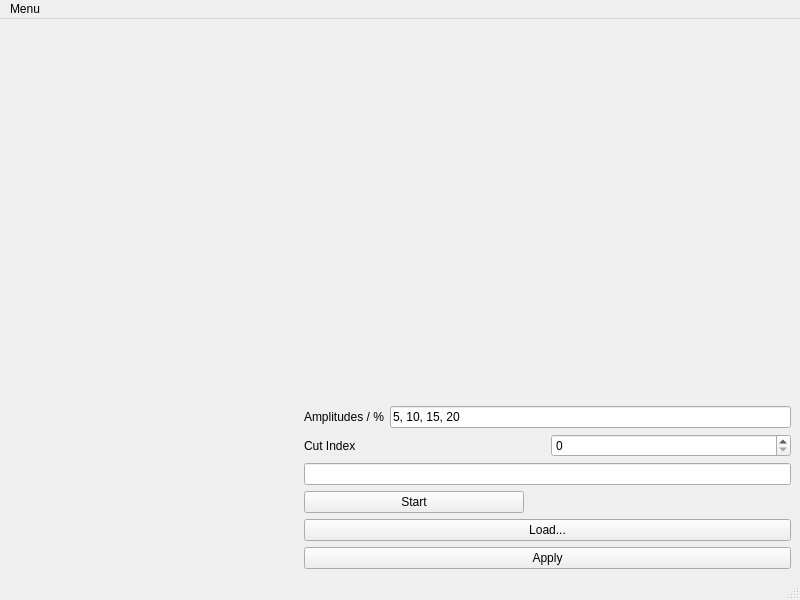
<?xml version="1.0" encoding="UTF-8"?>
<ui version="4.0">
 <class>MainWindow</class>
 <widget class="QMainWindow" name="MainWindow">
  <property name="geometry">
   <rect>
    <x>0</x>
    <y>0</y>
    <width>800</width>
    <height>600</height>
   </rect>
  </property>
  <property name="windowTitle">
   <string>MainWindow</string>
  </property>
  <widget class="QWidget" name="centralwidget">
   <layout class="QGridLayout" name="gridLayout">
    <item row="0" column="0">
     <layout class="QVBoxLayout" name="verticalLayout_3">
      <item>
       <widget class="GraphicsLayoutWidget" name="centre_of_mass_with_phase_plot" native="true">
        <property name="minimumSize">
         <size>
          <width>289</width>
          <height>169</height>
         </size>
        </property>
       </widget>
      </item>
      <item>
       <widget class="GraphicsLayoutWidget" name="processed_image_plot" native="true">
        <property name="minimumSize">
         <size>
          <width>289</width>
          <height>170</height>
         </size>
        </property>
       </widget>
      </item>
     </layout>
    </item>
    <item row="0" column="1">
     <layout class="QVBoxLayout" name="verticalLayout_4">
      <item>
       <widget class="MatplotlibCanvas" name="final_calibration_plot" native="true">
        <property name="minimumSize">
         <size>
          <width>289</width>
          <height>170</height>
         </size>
        </property>
       </widget>
      </item>
      <item>
       <widget class="MatplotlibCanvas" name="zero_crossing_extraction_plot" native="true">
        <property name="minimumSize">
         <size>
          <width>289</width>
          <height>170</height>
         </size>
        </property>
       </widget>
      </item>
      <item>
       <layout class="QHBoxLayout" name="horizontalLayout">
        <item>
         <widget class="QLabel" name="label">
          <property name="text">
           <string>Amplitudes / %</string>
          </property>
         </widget>
        </item>
        <item>
         <widget class="QLineEdit" name="amplitudes_line_edit">
          <property name="text">
           <string>5, 10, 15, 20</string>
          </property>
         </widget>
        </item>
       </layout>
      </item>
      <item>
       <layout class="QHBoxLayout" name="horizontalLayout_2">
        <item>
         <widget class="QLabel" name="label_2">
          <property name="text">
           <string>Cut Index</string>
          </property>
         </widget>
        </item>
        <item>
         <widget class="QSpinBox" name="cut_index_spinbox"/>
        </item>
       </layout>
      </item>
      <item>
       <layout class="QVBoxLayout" name="verticalLayout">
        <item>
         <widget class="QLineEdit" name="screen_name_line_edit"/>
        </item>
        <item>
         <widget class="QPushButton" name="start_calib_button">
          <property name="maximumSize">
           <size>
            <width>220</width>
            <height>16777215</height>
           </size>
          </property>
          <property name="text">
           <string>Start</string>
          </property>
         </widget>
        </item>
        <item>
         <widget class="QPushButton" name="load_calib_button">
          <property name="text">
           <string>Load...</string>
          </property>
         </widget>
        </item>
        <item>
         <widget class="QPushButton" name="apply_calib_button">
          <property name="text">
           <string>Apply</string>
          </property>
         </widget>
        </item>
       </layout>
      </item>
     </layout>
    </item>
   </layout>
  </widget>
  <widget class="QMenuBar" name="menubar">
   <property name="geometry">
    <rect>
     <x>0</x>
     <y>0</y>
     <width>800</width>
     <height>22</height>
    </rect>
   </property>
   <property name="defaultUp">
    <bool>false</bool>
   </property>
   <widget class="QMenu" name="menuMenu">
    <property name="tearOffEnabled">
     <bool>false</bool>
    </property>
    <property name="title">
     <string>Menu</string>
    </property>
    <addaction name="action_Print_to_Logbook"/>
    <addaction name="action_Quit"/>
   </widget>
   <addaction name="menuMenu"/>
  </widget>
  <widget class="QStatusBar" name="statusbar"/>
  <action name="action_Print_to_Logbook">
   <property name="text">
    <string>&amp;Print to Logbook</string>
   </property>
  </action>
  <action name="action_Quit">
   <property name="text">
    <string>&amp;Quit</string>
   </property>
  </action>
 </widget>
 <customwidgets>
  <customwidget>
   <class>GraphicsLayoutWidget</class>
   <extends>QWidget</extends>
   <header>pyqtgraph</header>
   <container>1</container>
  </customwidget>
  <customwidget>
   <class>MatplotlibCanvas</class>
   <extends>QWidget</extends>
   <header>esme.gui.mpl_widget</header>
   <container>1</container>
  </customwidget>
 </customwidgets>
 <resources/>
 <connections/>
</ui>
